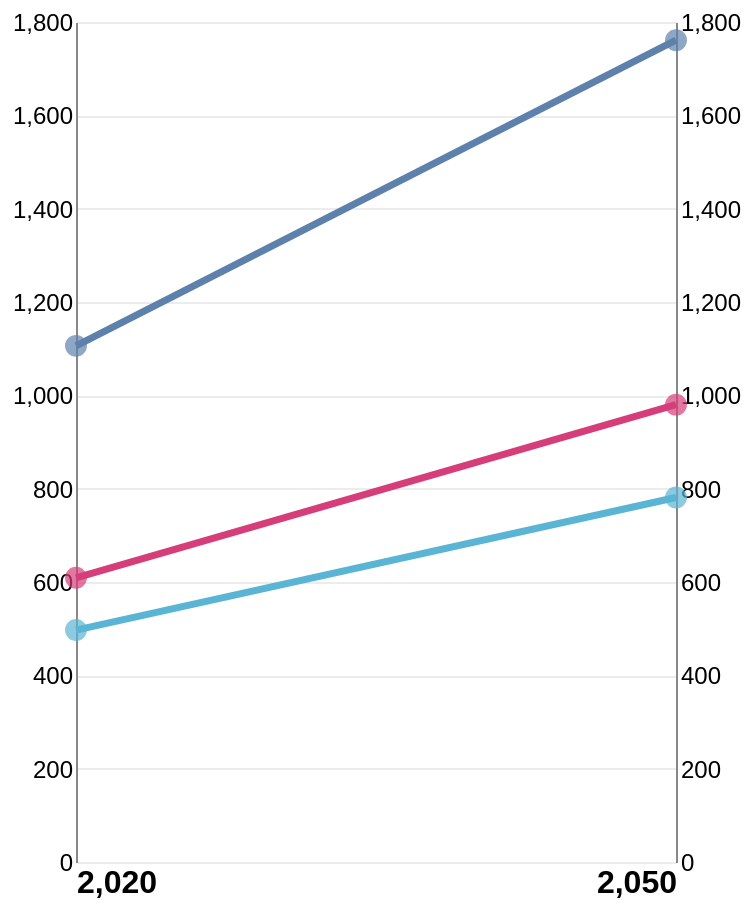

Express this chart as Vega-Lite.
### Vega-Lite specification from a JSON file in a GitHub repository (floating-point values rounded to 4 significant figures)
{"$schema": "https://vega.github.io/schema/vega-lite/v5.json", "width": 300, "height": 420, "data": {"values": [{"Year": 2020, "gender": "Total", "Value": 1106}, {"Year": 2050, "gender": "Total", "Value": 1761}, {"Year": 2020, "gender": "Female", "Value": 609}, {"Year": 2050, "gender": "Female", "Value": 980}, {"Year": 2020, "gender": "Male", "Value": 497}, {"Year": 2050, "gender": "Male", "Value": 781}]}, "resolve": {"scale": {"y": "independent"}}, "layer": [{"mark": {"type": "line", "strokeWidth": 3.5}, "encoding": {"x": {"field": "Year", "type": "quantitative", "scale": {"domain": [2020, 2050], "nice": false, "padding": 0}, "axis": {"values": [2020, 2050], "labelAngle": 0, "labelFontSize": 16, "labelFontWeight": "bold", "title": null, "domain": false, "ticks": false, "grid": false}}, "y": {"field": "Value", "type": "quantitative", "axis": {"title": null, "orient": "left", "labelFontSize": 12, "domain": true, "ticks": false, "gridColor": "#ececec"}}, "color": {"field": "gender", "type": "nominal", "scale": {"domain": ["Total", "Female", "Male"], "range": ["#5e81ac", "#d63e79", "#5ab4d4"]}, "legend": null}}}, {"mark": {"type": "point", "filled": true, "size": 120}, "encoding": {"x": {"field": "Year", "type": "quantitative", "scale": {"domain": [2020, 2050], "nice": false, "padding": 0}}, "y": {"field": "Value", "type": "quantitative", "axis": null}, "color": {"field": "gender", "type": "nominal", "scale": {"domain": ["Total", "Female", "Male"], "range": ["#5e81ac", "#d63e79", "#5ab4d4"]}, "legend": null}, "tooltip": [{"field": "gender", "type": "nominal", "title": "Group"}, {"field": "Year", "type": "quantitative"}, {"field": "Value", "type": "quantitative", "title": "Cases (M)", "format": ","}]}}, {"transform": [{"filter": "datum.Year == 2050"}], "mark": {"type": "line", "strokeWidth": 0}, "encoding": {"x": {"field": "Year", "type": "quantitative", "scale": {"domain": [2020, 2050], "nice": false, "padding": 0}}, "y": {"field": "Value", "type": "quantitative", "axis": {"title": null, "orient": "right", "labelFontSize": 12, "domain": true, "ticks": false, "grid": false}}}}], "config": {"background": "white", "view": {"stroke": null}}}
